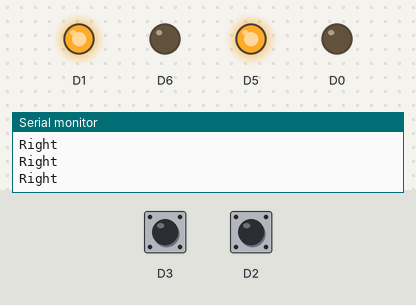
This sketch was run on a simulated ESP8266 (NodeMCU). Parts: output pins drawn as LEDs (lit = HIGH), the last lines printed to the serial monitor. Dashed ring = blinking. Inputs (shaded band) come from the test bench; at power-on: D3 HIGH, D2 LOW.

Above: at 1.2 s.
1.3 s: D3 driven LOW
At 1.6 s:
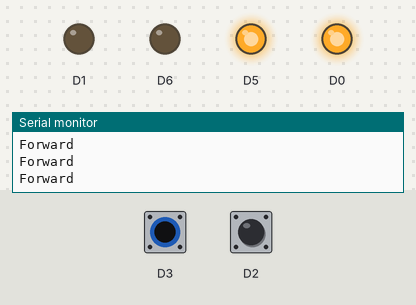
2.8 s: D2 driven HIGH
At 3.8 s:
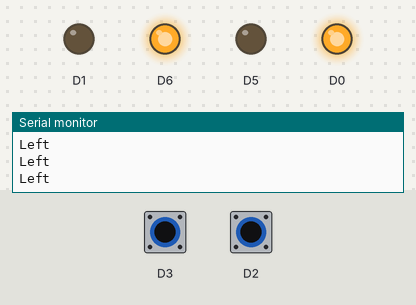
4.3 s: D3 driven HIGH
At 5.1 s:
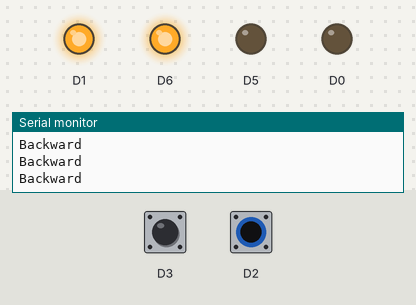
5.8 s: D2 driven LOW
At 6.1 s:
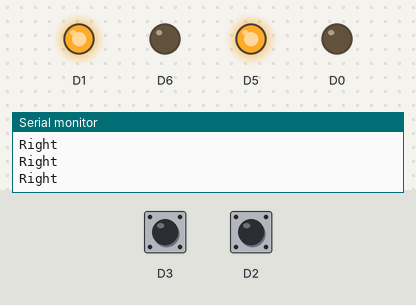
7.3 s: D2 pulsed HIGH 2 times (0.12 s each, 0.3 s apart)
At 7.51 s:
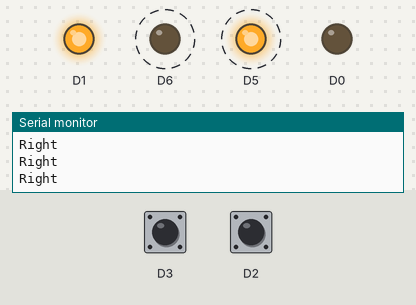
10.9 s: D3 pulsed LOW 5 times (0.12 s each, 0.3 s apart)
At 11.11 s:
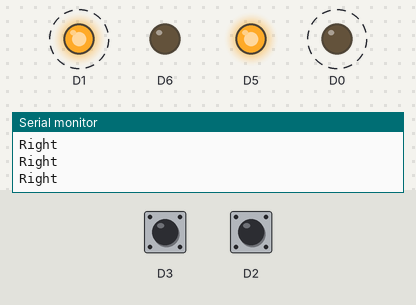
Timing chart, 0 to 13.9 s (numbered marks = the images above; inputs shaded):
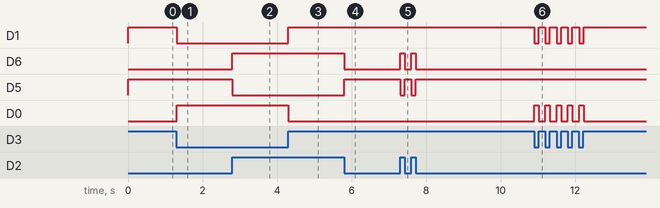

Measured:
- after the input at 1.3 s, D1: HIGH → LOW at once; D0: LOW → HIGH at once
- after the input at 2.8 s, D6: LOW → HIGH at once; D5: HIGH → LOW at once
- after the input at 4.3 s, D1: LOW → HIGH at once; D0: HIGH → LOW at once
- after the input at 5.8 s, D6: HIGH → LOW at once; D5: LOW → HIGH at once
- after the input at 7.3 s, D6: alternates HIGH for 0.12 s and LOW for 0.17 s, 4 changes in all, then stays LOW, starting at once; D5: alternates HIGH for 0.17 s and LOW for 0.12 s, 4 changes in all, then stays HIGH, starting at once
- after the input at 10.9 s, D1: alternates HIGH for 0.18 s and LOW for 0.12 s, 10 changes in all, then stays HIGH, starting at once; D0: alternates HIGH for 0.12 s and LOW for 0.18 s, 10 changes in all, then stays LOW, starting at once

The sketch:

blynk_IR.ino
```cpp
#define BLYNK_PRINT Serial
#include <ESP8266WiFi.h>
#include <BlynkSimpleEsp8266.h>

//*********Function initializations*********
void drive(char dir);

//**********Class definitions*********
//The Motor class is used to declare the pins being used for a Motor
//as well as drive the motors
class Motor{
  private:
    uint8_t pin1;
    uint8_t pin2;
  public:
    //Constructor for class
    Motor(uint8_t P1,uint8_t P2){
      pin1 = P1; //Assigns pin
      pin2 = P2; //Assigns pin
      pinMode(pin1, OUTPUT); //Sets pins to Output
      pinMode(pin2, OUTPUT);
      digitalWrite(pin1, LOW); //Ensures the motor does not start spinning randomly at the start
      digitalWrite(pin2, LOW);
    }
    void rotateClockwise(){
      digitalWrite(pin1, HIGH);
      digitalWrite(pin2, LOW);
    }
    void rotateAntiClockwise(){
      digitalWrite(pin1, LOW);
      digitalWrite(pin2, HIGH);
    }
    void stopRotation(){
      digitalWrite(pin1, LOW);
      digitalWrite(pin2, LOW);
    }
};

//The IR_Sensor class is used to declare the pins being used for a
//Sensor and get the output of the Sensor
class IR_Sensor{
  private:
    uint8_t pin;
    int lastSenseValue;
  public:
    //Constructor
    IR_Sensor(uint8_t P){
      pin = P;
      pinMode(pin, INPUT);
    }
    int sense(){
      lastSenseValue = digitalRead(pin);
      return lastSenseValue;
    }
};

//*********Variable Declarations*********
char auth[] = "";
char ssid[] = "";
char pass[] = "";


//*********Object Declarations***********
Motor M1(D5, D6);
Motor M2(D0, D1);
IR_Sensor S1(D2);
IR_Sensor S2(D3);

//*******Setup function to be executed once******
void setup()
{
  Serial.begin(9600);
  //Blynk.begin(auth, ssid, pass);
}

//******Loop function to be executed continuously*****
void loop()
{
  if(S1.sense() == 1 && S2.sense() == 0){
    drive('l');
  }
  else if(S2.sense() == 1 && S1.sense() == 0){
    drive('r');
  }
  else if(S1.sense() == 0 && S2.sense() == 0){
    drive('f');
  }
  else if(S1.sense() == 1 && S2.sense() == 1){
    drive('b');
  }
}

//Function to drive the two motors according to paramater passed into it
void drive(char dir){
  if(dir == 'f' || dir == 'F'){
    M1.rotateClockwise();
    M2.rotateClockwise();
    Serial.println("Forward");
  }
  else if(dir == 'b' || dir=='B'){
    M1.rotateAntiClockwise();
    M2.rotateAntiClockwise();
    Serial.println("Backward");
  }
  else if(dir == 'r' || dir == 'R'){
    M1.rotateClockwise();
    M2.rotateAntiClockwise();
    Serial.println("Right");
  }
  else if(dir == 'l' || dir == 'L'){
    M1.rotateAntiClockwise();
    M2.rotateClockwise();
    Serial.println("Left");
  }
  else{
    M1.stopRotation();
    M2.stopRotation();
    Serial.println("Stop");
  }
}

//Blynk Interrupt function for Virtual Pin 0
BLYNK_WRITE(V0){
  int x = param[0].asInt();
  int y = param[1].asInt();
  if (x>=5 && y<5 && y>-5){
    drive('b');
  }
  else if(x<=-5 && y<5 && y>-5){
    drive('f');
  }
  else if(y<=-5){
    drive('l');
  }
  else if(y>=5){
    drive('r');
  }
  else{
    drive('stop');
  }

 }
```
